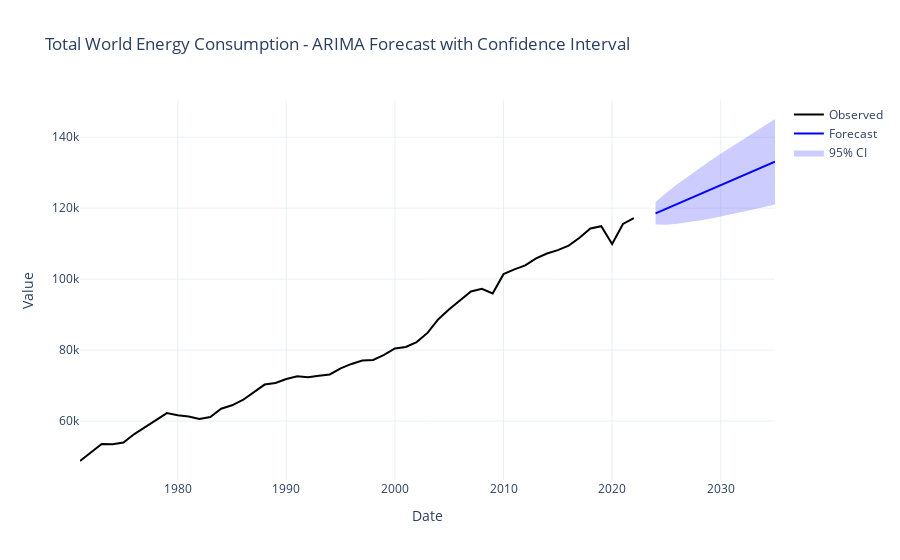

Here is the notebook cell this chart was saved with:
### Code cell
# Create Plotly figure
fig = go.Figure()

# Observed data
fig.add_trace(go.Scatter(
    x=world['Year'], y=world['Consumption'],
    mode='lines', name='Observed',
    line=dict(color='black')
))

# Mean forecast
fig.add_trace(go.Scatter(
    x=forecast_w['Year'], y=forecast_w['predicted_mean'],
    mode='lines', name='Forecast',
    line=dict(color='blue')
))

# Confidence interval (as shaded area)
fig.add_trace(go.Scatter(
    x=forecast_w['Year'].tolist() + forecast_w['Year'].tolist()[::-1], # x for upper and then lower reversed
    y=forecast_w['lower Consumption'].tolist() + forecast_w['upper Consumption'].tolist()[::-1],
    fill='toself',
    fillcolor='rgba(0, 0, 255, 0.2)',
    line=dict(color='rgba(255,255,255,0)'),
    hoverinfo="skip",
    name='95% CI'
))

fig.update_layout(
    title="Total World Energy Consumption - ARIMA Forecast with Confidence Interval",
    xaxis_title="Date",
    yaxis_title="Value",
    template="plotly_white"
)

fig.show()

### Figure 1 — Plotly figure (JSON) as saved in the notebook; plotly's stock layout.template omitted (floating-point values rounded to 4 significant figures)
{"data": [{"line": {"color": "black"}, "mode": "lines", "name": "Observed", "type": "scatter", "x": [1971, 1972, 1973, 1974, 1975, 1976, 1977, 1978, 1979, 1980, 1981, 1982, 1983, 1984, 1985, 1986, 1987, 1988, 1989, 1990, 1991, 1992, 1993, 1994, 1995, 1996, 1997, 1998, 1999, 2000, 2001, 2002, 2003, 2004, 2005, 2006, 2007, 2008, 2009, 2010, 2011, 2012, 2013, 2014, 2015, 2016, 2017, 2018, 2019, 2020, 2021, 2022], "y": [48760.0, 51050.0, 53540.0, 53470.0, 53960.0, 56350.0, 58340.0, 60450.0, 62250.0, 61680.0, 61270.0, 60630.0, 61170.0, 63480.0, 64450.0, 65940.0, 68000.0, 70290.0, 70760.0, 71850.0, 72610.0, 72360.0, 72810.0, 73150.0, 74860.0, 76110.0, 77060.0, 77210.0, 78680.0, 80460.0, 80870.0, 82250.0, 84850.0, 88720.0, 91530.0, 93920.0, 96530.0, 97250.0, 95960.0, 101400.0, 102800.0, 103900.0, 105800.0, 107200.0, 108200.0, 109500.0, 111700.0, 114300.0, 114900.0, 109900.0, 115500.0, 117200.0]}, {"line": {"color": "blue"}, "mode": "lines", "name": "Forecast", "type": "scatter", "x": [2024, 2025, 2026, 2027, 2028, 2029, 2030, 2031, 2032, 2033, 2034, 2035], "y": [118500.0, 119900.0, 121200.0, 122500.0, 123800.0, 125100.0, 126500.0, 127800.0, 129100.0, 130400.0, 131800.0, 133100.0]}, {"fill": "toself", "fillcolor": "rgba(0, 0, 255, 0.2)", "hoverinfo": "skip", "line": {"color": "rgba(255,255,255,0)"}, "name": "95% CI", "type": "scatter", "x": [2024, 2025, 2026, 2027, 2028, 2029, 2030, 2031, 2032, 2033, 2034, 2035, 2035, 2034, 2033, 2032, 2031, 2030, 2029, 2028, 2027, 2026, 2025, 2024], "y": [115400.0, 115300.0, 115600.0, 116000.0, 116500.0, 117000.0, 117600.0, 118300.0, 118900.0, 119600.0, 120300.0, 121000.0, 145100.0, 143200.0, 141200.0, 139300.0, 137300.0, 135300.0, 133200.0, 131200.0, 129000.0, 126800.0, 124400.0, 121700.0]}], "layout": {"title": {"text": "Total World Energy Consumption - ARIMA Forecast with Confidence Interval"}, "xaxis": {"title": {"text": "Date"}}, "yaxis": {"title": {"text": "Value"}}}}
